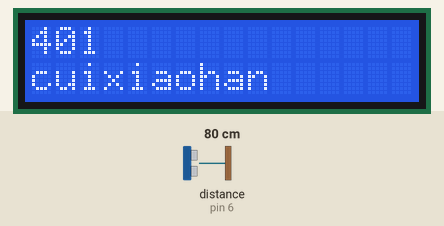
The sketch below on a simulated Arduino Uno, built with avr-gcc and run on an emulated ATmega328P. Parts: 16×2 character LCD. Wiring (inferred from the names in the program): ultrasonic range finder: trigger pin 7; echo pin 6. Inputs (shaded band) come from the test bench; at power-on: distance to the obstacle (sensor on pin 6) 80 cm. The echo pulse lasts 58.3 µs per cm.

Above: at 1.2 s.
1.3 s: distance to the obstacle (sensor on pin 6) set to 2 cm
At 1.48 s:
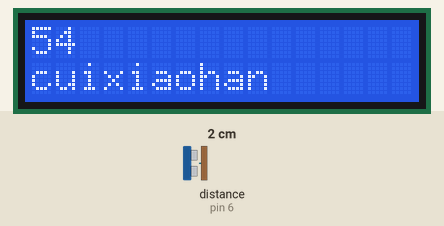
3.6 s: distance to the obstacle (sensor on pin 6) set to 4 cm
At 3.78 s:
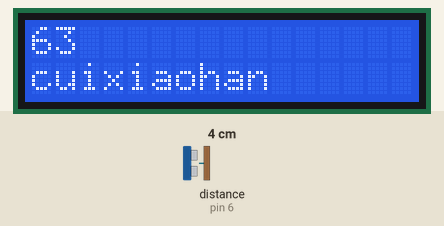
5.1 s: distance to the obstacle (sensor on pin 6) set to 9 cm
At 5.31 s:
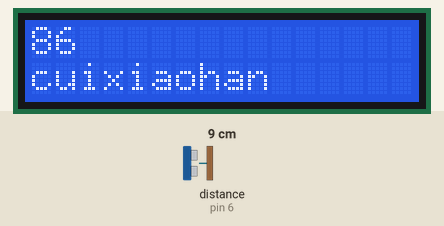

The sketch:

LCD.ino
```cpp
#include <LiquidCrystal.h>
#include <IRremote.h>
#include <Servo.h>
Servo myservo;
int pos = 0;
int dtime = 10;
const int TrigPin = 7; //发出超声波
const int EchoPin = 6; //收到反射回来的超声波
int RECV_PIN = 9;
IRrecv irrecv(RECV_PIN);
decode_results results;
LiquidCrystal lcd(3, 5, 10, 11, 12, 13);
int i = 0;
int _ABVAR_1_dis;
int ardublockUltrasonicSensorCodeAutoGeneratedReturnCM(int TrigPin, int EchoPin)
{
  int duration;
  pinMode(TrigPin, OUTPUT);
  pinMode(EchoPin, INPUT);
  digitalWrite(TrigPin, LOW);
  delayMicroseconds(2);
  digitalWrite(TrigPin, HIGH);
  delayMicroseconds(5);
  digitalWrite(TrigPin, LOW);
  duration = pulseIn(EchoPin, HIGH);
  duration = duration / 59;
  return duration;
}

void setup() {
  // put your setup code here, to run once:
  lcd.begin(16, 2);
//  lcd.print("12");
  Serial.begin(9600);
  irrecv.enableIRIn();
}

void loop() {
  _ABVAR_1_dis = ardublockUltrasonicSensorCodeAutoGeneratedReturnCM( 7 , 6 );
  dtime = map(_ABVAR_1_dis,0,100,50,500);
  lcd.setCursor(0,0);
  lcd.print(dtime);
  lcd.setCursor(0, 2);
  lcd.print("cuixiaohan");
  delay(250);
  lcd.clear();
}
```

Measured:
- after the input at 1.3 s, the display: first differs from a run without the input after 0.06 s (image 1)
- after the input at 3.6 s, the display: first differs from a run without the input after 0.06 s (image 2)
- after the input at 5.1 s, the display: first differs from a run without the input after 0.09 s (image 3)
